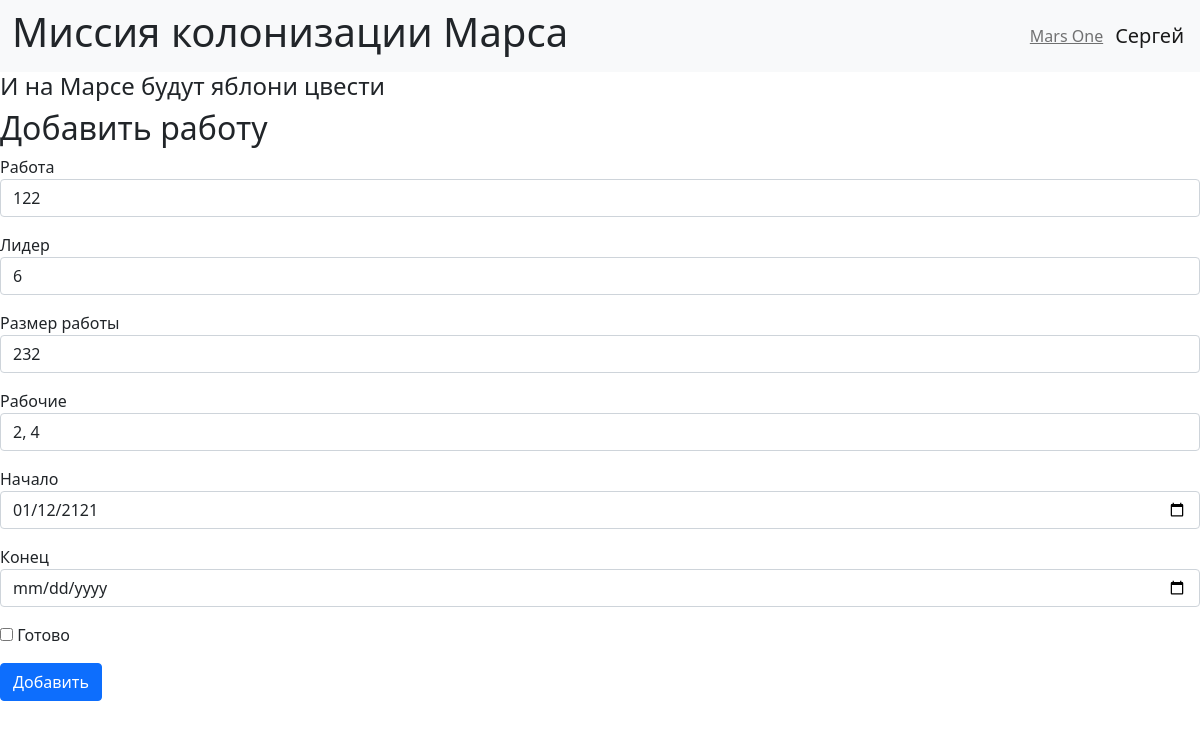
Screenshot of /editjob/10 (signed in) with the database file from the repository.
### sql/data/users.py (models this page shows, shortened)
class User(SqlAlchemyBase, UserMixin):
    __tablename__ = 'users'
    id = sqlalchemy.Column(sqlalchemy.Integer,
                           primary_key=True, autoincrement=True)
    surname = sqlalchemy.Column(sqlalchemy.String, nullable=True)
    name = sqlalchemy.Column(sqlalchemy.String, nullable=True)
    age = sqlalchemy.Column(sqlalchemy.Integer, nullable=True)
    position = sqlalchemy.Column(sqlalchemy.String, nullable=True)
    speciality = sqlalchemy.Column(sqlalchemy.String, nullable=True)
    address = sqlalchemy.Column(sqlalchemy.String, nullable=True)
    email = sqlalchemy.Column(sqlalchemy.String, unique=True, nullable=True)
    hashed_password = sqlalchemy.Column(sqlalchemy.String, nullable=True)
    modified_date = sqlalchemy.Column(sqlalchemy.String, nullable=True)
    created_date = sqlalchemy.Column(sqlalchemy.DateTime, default=datetime.datetime.now, nullable=True)

### sql/data/jobs.py (models this page shows)
class Jobs(SqlAlchemyBase):
    __tablename__ = 'jobs'
    id = sqlalchemy.Column(sqlalchemy.Integer,
                           primary_key=True, autoincrement=True)
    job = sqlalchemy.Column(sqlalchemy.String, nullable=True)
    work_size = sqlalchemy.Column(sqlalchemy.Integer, nullable=True)
    collaborators = sqlalchemy.Column(sqlalchemy.String, nullable=True)
    start_date = sqlalchemy.Column(sqlalchemy.DateTime, nullable=True)
    end_date = sqlalchemy.Column(sqlalchemy.DateTime, nullable=True)
    is_finished = sqlalchemy.Column(sqlalchemy.Boolean, default=True)
    team_leader = sqlalchemy.Column(sqlalchemy.Integer,
                                    sqlalchemy.ForeignKey("users.id"))
    jobs = orm.relationship('User')

### main.py (the view, shortened to what this page needs)
@app.route('/editjob/<int:job_id>', methods=['GET', 'POST'])
@login_required
def edit_job(job_id):
    session = db_session.create_session()
    job = session.query(jobs.Jobs).get(job_id)
    if not job:
        abort(404)
    if current_user.id != job.team_leader and current_user.id != 1:
        abort(403)
    form = Job()
    if request.method == 'GET':
        form.job.data = job.job
        form.team_leader.data = job.team_leader
        form.work_size.data = job.work_size
        form.collaborators.data = job.collaborators
        form.start_date.data = job.start_date
        form.end_date.data = job.end_date
        form.is_finished.data = job.is_finished
    return render_template('addjob.html', form=form)

### sql/data/add_job.py
class Job(FlaskForm, UserMixin):
    job = StringField('Работа', validators=[DataRequired()])
    team_leader = StringField('Лидер', validators=[DataRequired()])
    work_size = StringField('Размер работы', validators=[DataRequired()])
    collaborators = StringField('Рабочие', validators=[DataRequired()])
    start_date = DateField('Начало', validators=[DataRequired()])
    end_date = DateField('Конец', validators=[DataRequired()])
    is_finished = BooleanField('Готово')
    submit = SubmitField('Добавить')

### main.py (called while the page is built)
@login_manager.user_loader
def load_user(user_id):
    db_sess = db_session.create_session()
    return db_sess.get(users.User, user_id)

### sql/data/db_session.py (called while the page is built)
def create_session() -> Session:
    global __factory
    return __factory()

### templates/addjob.html (shortened to what this page needs)
{% extends "base.html" %}
{% block content %}
    <h2>Добавить работу</h2>
    <form method="post">
        <p>
            {{ form.job.label }}<br>
            {{ form.job(class="form-control") }}
        </p>
        <p>
            {{ form.team_leader.label }}<br>
            {{ form.team_leader(class="form-control") }}
        </p>
        <p>
            {{ form.work_size.label }}<br>
            {{ form.work_size(class="form-control") }}
        </p>
        <p>
            {{ form.collaborators.label }}<br>
            {{ form.collaborators(class="form-control") }}
        </p>
        <p>
            {{ form.start_date.label }}<br>
            {{ form.start_date(class="form-control", type="date") }}
        </p>
        <p>
            {{ form.end_date.label }}<br>
            {{ form.end_date(class="form-control", type="date") }}
        </p>
        <p>
            {{ form.is_finished() }} {{ form.is_finished.label }}
        </p>
        <p>
            {{ form.submit(class="btn btn-primary") }}
        </p>
    </form>
{% endblock %}

### templates/base.html (shortened to what this page needs)
<!DOCTYPE html>
<html lang="en">
<head>
    <link rel="stylesheet"
          href="https://cdn.jsdelivr.net/npm/bootstrap@5.0.0-beta1/dist/css/bootstrap.min.css"
>
    <link rel="stylesheet" href="../static/css/{{file}}">
</head>
<header>
    <nav class="navbar navbar-expand-lg bg-body-tertiary navbar-light bg-light">
        <div class="container-fluid">
            <h1>Миссия колонизации Марса</h1>
            <a class="navbar-text">
                Mars One
            </a>
        </div>
        {% if current_user.is_authenticated %}
            <a class="navbar-brand" href="/logout">{{ current_user.name }}</a>
        {% else %}
            <p>
                <a class="btn btn-primary " href="/register">Зарегистрироваться</a>
                <a class="btn btn-success" href="/login">Войти</a>
            </p>
        {% endif %}
    </nav>
    <h4>И на Марсе будут яблони цвести</h4>
</header>
<body>
    {% block content %}
    {% endblock %}
</body>
</html>

### rows the page displays
User: name "Сергей"
Jobs: job "122", team_leader "6", work_size "232", collaborators "2, 4", start_date "01/12/2121"
